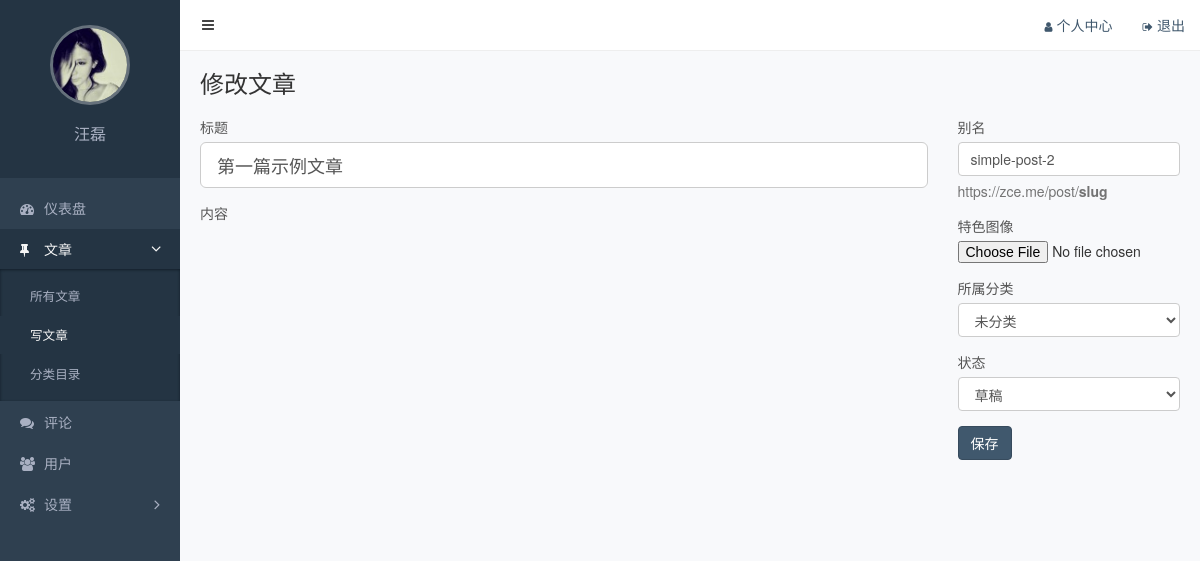
Page /admin/post-edit.php?id=2 (signed in) on the committed database.
### tables this page shows
CREATE TABLE `posts` (
  `id` int(11) NOT NULL AUTO_INCREMENT COMMENT '主键',
  `slug` varchar(200) NOT NULL COMMENT '别名',
  `title` varchar(200) NOT NULL COMMENT '标题',
  `feature` varchar(200) DEFAULT NULL COMMENT '特色图像',
  `created` datetime NOT NULL COMMENT '创建时间',
  `content` text COMMENT '内容',
  `views` int(11) DEFAULT '0' COMMENT '浏览数',
  `likes` int(11) DEFAULT '0' COMMENT '点赞数',
  `status` varchar(20) NOT NULL COMMENT '状态（drafted/published/trashed）',
  `user_id` int(11) NOT NULL COMMENT '用户 ID',
  `category_id` int(11) NOT NULL COMMENT '分类 ID',
  PRIMARY KEY (`id`)
);

CREATE TABLE `categories` (
  `id` int(11) NOT NULL AUTO_INCREMENT COMMENT '主键',
  `slug` varchar(200) NOT NULL COMMENT '别名',
  `name` varchar(200) NOT NULL COMMENT '分类名称',
  PRIMARY KEY (`id`)
);

### functions.php (called while the page is built, shortened)
<?php
	function baixiu_mysql_connect($sql){
		$conn=mysqli_connect(DB_HOST,DB_USER,DB_USER,DB_NAME);
    	$query=mysqli_query($conn,$sql);
    	$arr['conn']=$conn;
    	$arr['query']=$query;
    	return $arr;
	}
	function xiu_fetch($sql){
		$query=baixiu_mysql_connect($sql)['query'];
		$result=array();
    	while ($row=mysqli_fetch_assoc($query)) {
    	  	$result[]=$row;
    	}
    	return $result;
	}
	function xiu_fetch_one($sql){
		$res=xiu_fetch($sql);
		return isset($res[0])?$res[0]:'';
	}

### admin/post-edit.php (the view, shortened to what this page needs)
<?php
  require '../functions.php';
  $article_id=(int)$_GET['id'];
  $article=xiu_fetch_one("SELECT title,content,slug,category_id,status,feature FROM posts WHERE id={$article_id}");
  $categories=xiu_fetch("SELECT id,name FROM categories;");
 ?>
<!DOCTYPE html>
<html lang="zh-CN">
<head>
  <link rel="stylesheet" href="/static/assets/vendors/bootstrap/css/bootstrap.css">
  <link rel="stylesheet" href="/static/assets/vendors/font-awesome/css/font-awesome.css">
  <link rel="stylesheet" href="/static/assets/vendors/nprogress/nprogress.css">
  <link rel="stylesheet" href="/static/assets/css/admin.css">
</head>
<body>
  <div class="main">
    <?php include 'inc/navBar.php' ?>
    <div class="container-fluid">
      <div class="page-title">
        <h1>修改文章</h1>
      </div>
      <form class="row" action="<?php echo $_SERVER['PHP_SELF'] ?>?id=<?php echo $article_id ?>" method="post" enctype="multipart/form-data">
        <div class="col-md-9">
          <div class="form-group">
            <label for="title">标题</label>
            <input id="title" value="<?php echo $article['title'] ?>" class="form-control input-lg" name="title" type="text" placeholder="文章标题">
          </div>
          <div class="form-group">
            <label for="content">内容</label>
          </div>
        </div>
        <div class="col-md-3">
          <div class="form-group">
            <label for="slug">别名</label>
            <input id="slug" class="form-control" value="<?php echo $article['slug'] ?>" name="slug" type="text" placeholder="slug">
            <p class="help-block">https://zce.me/post/<strong>slug</strong></p>
          </div>
          <div class="form-group">
            <label for="feature">特色图像</label>
            <input id="feature"  name="feature" type="file">
          </div>
          <div class="form-group">
            <label for="category">所属分类</label>
            <select id="category" class="form-control" name="category">
              <?php foreach ($categories as $item): ?>
                <option value="<?php echo $item['id'] ?>" <?php echo $article['category_id']==$item['id']?'selected':''; ?>><?php echo $item['name'] ?></option>
              <?php endforeach ?>
            </select>
          </div>
          <div class="form-group">
            <label for="status">状态</label>
            <select id="status" class="form-control" name="status">
              <option value="drafted" <?php echo $article['status']=='drafted'?'selected':''; ?>>草稿</option>
            </select>
          </div>
          <div class="form-group">
            <button class="btn btn-primary" type="submit">保存</button>
          </div>
        </div>
      </form>
    </div>
  </div>
  <?php include 'inc/sideBar.php'; ?>
</body>
</html>

### static/assets/css/admin.css (style rules this page uses)
.form-control { box-shadow: none; }
body { background-color: #f8f9fb; -webkit-font-smoothing: antialiased; -moz-osx-font-smoothing: grayscale; }
.main { position: relative; overflow: hidden; min-width: 844px; min-height: 100vh; padding: 70px 5px 20px 185px; }
.main .container-fluid .page-title { overflow: hidden; margin-bottom: 20px; }
.main .container-fluid .page-title h1 { display: inline-block; margin: 0; font-size: 24px; font-weight: 400; }
.main .container-fluid label { color: #555; font-weight: normal; }

### rows in the picture
posts: title "第一篇示例文章", slug "simple-post-2", category "未分类", status "草稿"

### other values in the picture
$current_user['nickname'] "汪磊"
